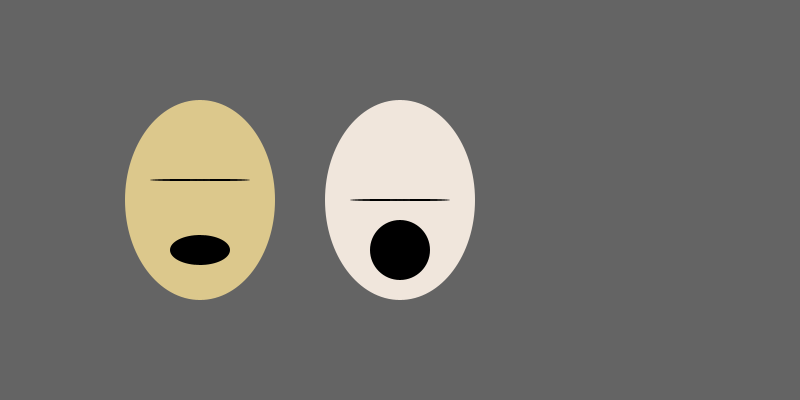
Frame 1 (no input)
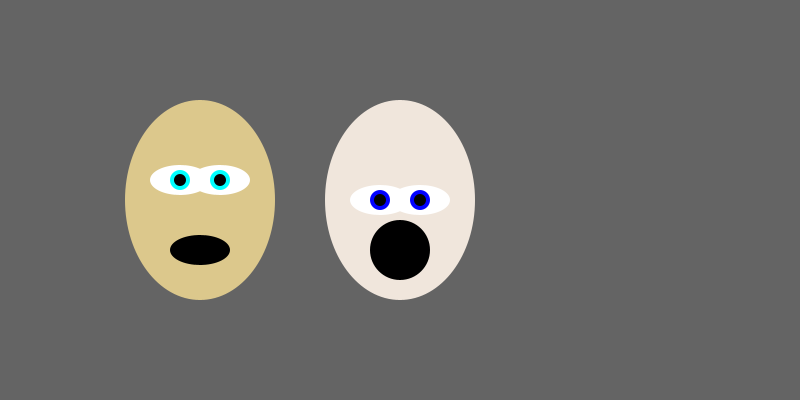
Frame 60 (the mouse pressed at the canvas centre just before this capture)
Frame 120 (the mouse held since frame 60 and released just before this capture): identical to frame 60, image omitted

The Processing sketch that drew these frames (run headless with seeded random() and noise(); from frame 60 on, the mouse is pressed at the canvas centre):

// Processing sketch: character
// ── character.pde
Eye eyes1, eyes2; //declare two Eye objects
Face face1, face2;
Mouth mouth1, mouth2;

int selectedKey;

void setup() {
  size(800, 400);
  smooth();
  frameRate(30);

  //HEAD 1
  float faceWidth = 150;
  face1 = new Face(200, 200, faceWidth, 200, color(220, 200, 140));
  eyes1  = new Eye(200, 180, 60, color (0, 255, 255), 90); //x,y,s,c,f
  mouth1 = new Mouth(200, 250, 30, 5);

  //CHARACTER 2
  face2 = new Face(400,200,150,200,color(240,230,220));
  eyes2  = new Eye(400,200,60,color (0, 0, 255), 100); //x,y,s,c,f
  mouth2 = new Mouth(400, 250, 30, 10);
}


void draw() {
  background(100);

//Character 1
  face1.display();
  eyes1.display();
  mouth1.update(selectedKey);
  mouth1.draw();
  
//Character 2
  face2.display();
  eyes2.display();
  mouth2.update(selectedKey);
  mouth2.draw();
}

//Let's make some keyboard interaction
void keyPressed() {
  if (key=='1') {
    selectedKey = 1;
  }
  else if (key=='2') {
    selectedKey = 2;
  }
  else{
    selectedKey = 3;
  }
}


// ── eye.pde
class Eye {
  float x, y, s, f;  //posx, posy, size, blink frequency
  color c;
  float eyeDistance = 20;

  //constructor. It receives values from outside the class
  Eye(float _x, float _y, float _s, color _c, float _f) {
    //we copy the values coming from outside to our global variables
    x = _x;
    y = _y;
    s = _s;
    c = _c;
    f = _f;
  }

  //draw
  void display() {
    //a small modulo trick to cycle and make the eyes blink
    if (frameCount % f < 8 ) {
        fill(0);
        ellipse (x-eyeDistance, y, s, 2);
        ellipse (x+eyeDistance, y, s, 2); 
    }

    else {
      //left eye
      fill(255);
      ellipse (x-eyeDistance, y, s, s/2); //white

      fill(c);
      noStroke();
      ellipse (x-eyeDistance, y, s/3, s/3); //iris

      fill(0);
      ellipse (x-eyeDistance, y, s/5, s/5); //pupil

      //right eye
      fill(255);
      ellipse (x+eyeDistance, y, s, s/2); //white

      fill(c);
      noStroke();
      ellipse (x+eyeDistance, y, s/3, s/3);//iris

      fill(0);
      ellipse (x+eyeDistance, y, s/5, s/5);//pupil

//      //uncomment this to see a dot in the center for reference
//      fill(255, 0, 0);
//      ellipse(0, 0, 10, 5);
    }
  }
}


// ── face.pde
class Face {
  float x, y, sx, sy;
  color c;
  
  //constructor
  Face(float _x, float _y, float _sx, float _sy, color _c) {
    x = _x;
    y = _y;
    sx = _sx;
    sy = _sy;
    c = _c;
  }

  //draw
  void display() {
    fill(c);
    noStroke();
    ellipse(x,y,sx,sy);
  }
}


// ── mouth.pde
class Mouth {
  float xPos, yPos;
  float xSize, ySize;
  float normalSizeX, normalSizeY;

  //constructor
  Mouth(float _x, float _y, float _sx, float _sy) {
    xPos = _x;
    yPos = _y;
    xSize = _sx;
    ySize = _sy;
    normalSizeX = _sx;
    normalSizeY = _sy;
  }

  //update and check what key is pressed
  void update(int selectedKey) {
    if (selectedKey==1) {
      xSize = normalSizeX;
      ySize = normalSizeY;
    }
    else if (selectedKey==2) {
      xSize = normalSizeX*2;
      ySize = normalSizeY;
    }
    else {
      xSize = normalSizeX*2;
      ySize = normalSizeY*6;
    }
  }

  //draw
  void draw() {
    fill(0);
    ellipse(xPos, yPos, xSize, ySize);
  }
}
